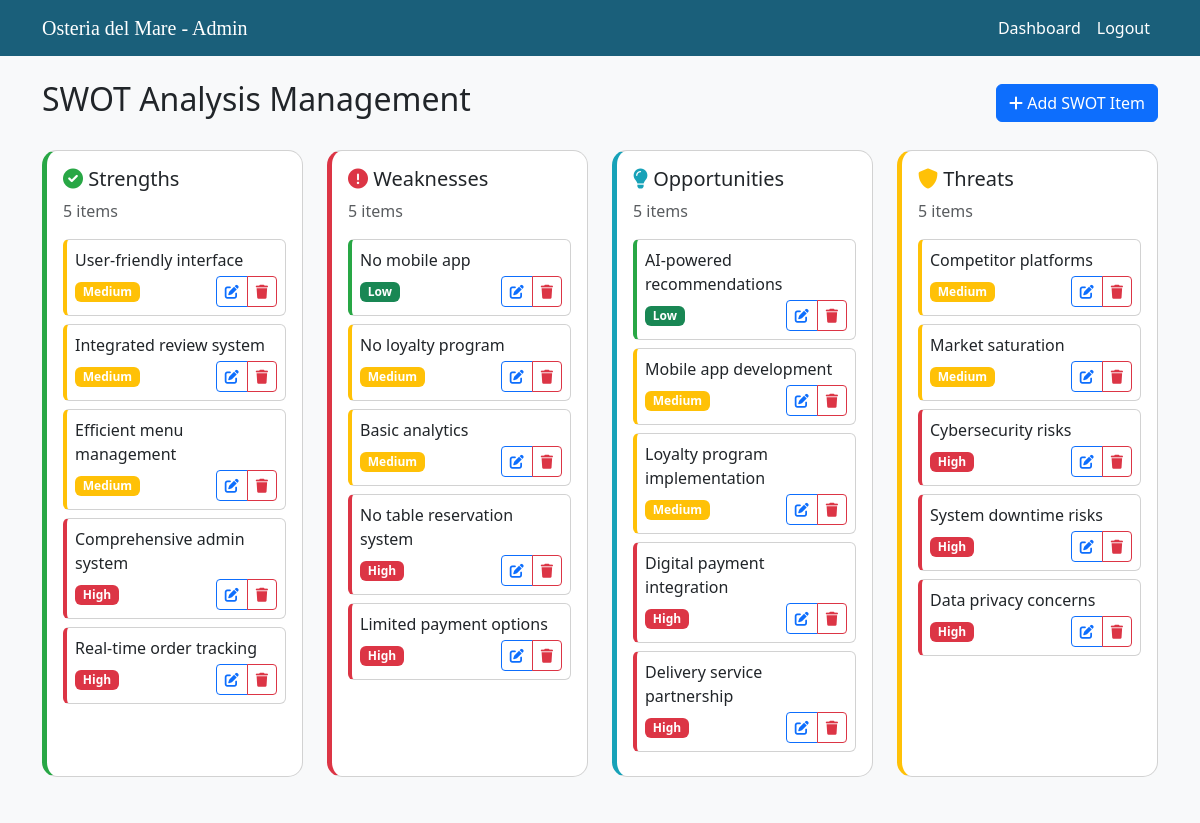
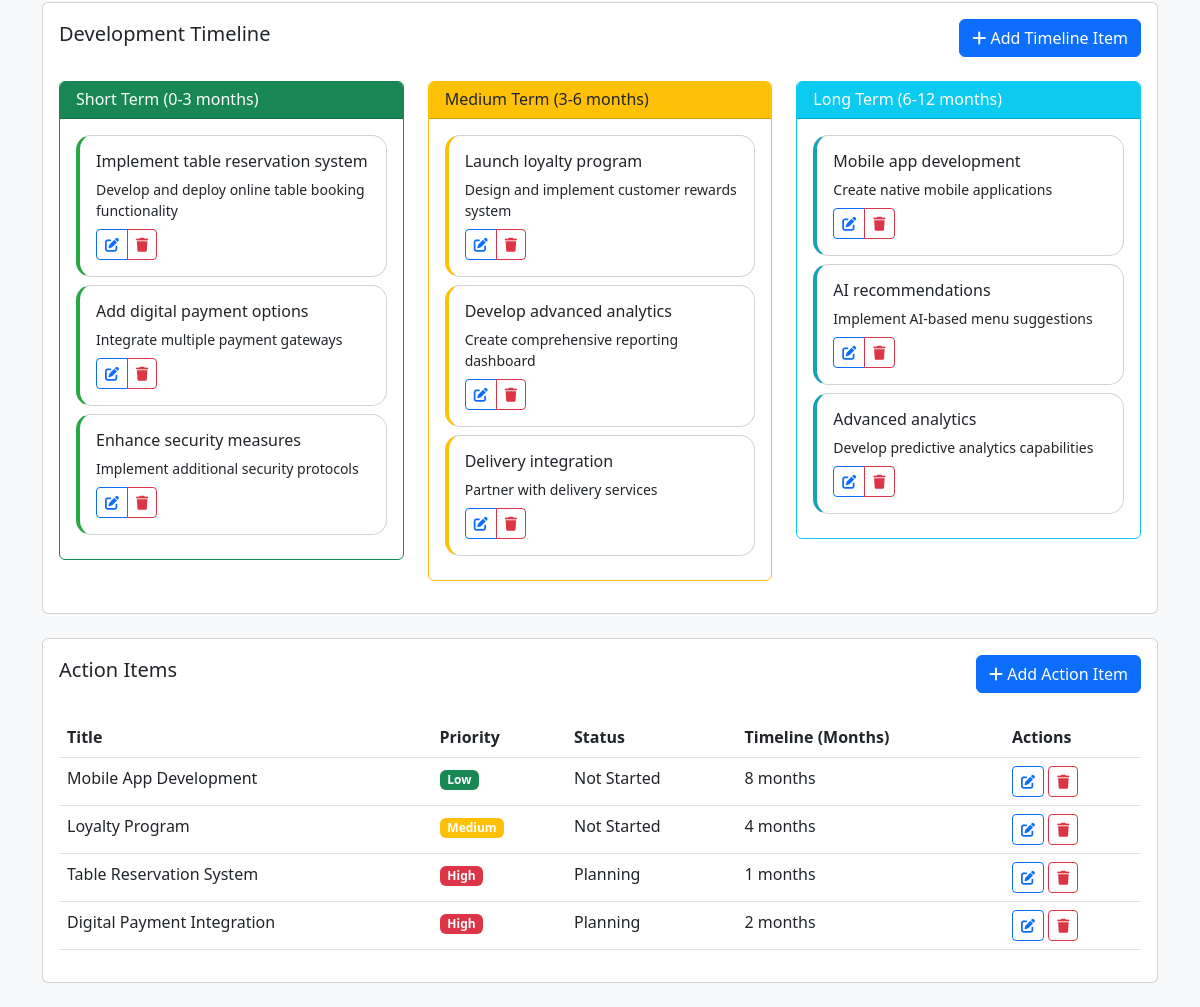
The page /admin/swot_management.php (signed in) on the database its author committed (2 pictures, top to bottom).
### tables this page shows
CREATE TABLE `swot_categories` (
  `id` int(11) NOT NULL,
  `name` varchar(50) NOT NULL,
  `description` text DEFAULT NULL,
  `icon` varchar(50) DEFAULT NULL,
  `color` varchar(50) DEFAULT NULL
);

CREATE TABLE `swot_items` (
  `id` int(11) NOT NULL,
  `category_id` int(11) DEFAULT NULL,
  `description` text NOT NULL,
  `priority` enum('high','medium','low') DEFAULT 'medium',
  `status` enum('active','inactive') DEFAULT 'active',
  `created_at` timestamp NOT NULL DEFAULT current_timestamp(),
  `updated_at` timestamp NOT NULL DEFAULT current_timestamp() ON UPDATE current_timestamp()
);

CREATE TABLE `development_timeline` (
  `id` int(11) NOT NULL,
  `period` enum('short','medium','long') NOT NULL,
  `title` varchar(255) NOT NULL,
  `description` text NOT NULL,
  `sort_order` int(11) DEFAULT 0,
  `created_at` timestamp NOT NULL DEFAULT current_timestamp()
);

CREATE TABLE `action_items` (
  `id` int(11) NOT NULL,
  `title` varchar(255) NOT NULL,
  `priority` enum('high','medium','low') DEFAULT 'medium',
  `status` varchar(50) DEFAULT 'Not Started',
  `timeline_months` int(11) NOT NULL,
  `created_at` timestamp NOT NULL DEFAULT current_timestamp()
);

### admin/swot_management.php (the view, shortened to what this page needs)
<?php
require_once 'database/config.php';
try {
    $stmt = $pdo->query("SELECT c.*,
                         (SELECT COUNT(*) FROM swot_items WHERE category_id = c.id AND status = 'active') as item_count
                         FROM swot_categories c");
    $categories = $stmt->fetchAll();
    $stmt = $pdo->query("SELECT si.*, sc.name as category_name, sc.color, sc.icon
                         FROM swot_items si
                         JOIN swot_categories sc ON si.category_id = sc.id
                         WHERE si.status = 'active'
                         ORDER BY si.priority DESC, si.created_at DESC");
    $items = $stmt->fetchAll();
    $stmt = $pdo->query("SELECT * FROM development_timeline ORDER BY period, sort_order");
    $timelineItems = $stmt->fetchAll(PDO::FETCH_ASSOC);
    $timeline = [
        'short' => [],
        'medium' => [],
        'long' => []
    ];
    foreach ($timelineItems as $item) {
        $timeline[$item['period']][] = $item;
    }
    $stmt = $pdo->query("SELECT * FROM action_items ORDER BY priority DESC, timeline_months ASC");
    $actions = $stmt->fetchAll();
} catch(PDOException $e) {
    echo "Error: " . $e->getMessage();
    die();
}
?>
<!DOCTYPE html>
<html lang="en">
<head>
    <link href="https://cdn.jsdelivr.net/npm/bootstrap@5.3.0/dist/css/bootstrap.min.css" rel="stylesheet">
    <link rel="stylesheet" href="https://cdnjs.cloudflare.com/ajax/libs/font-awesome/6.0.0/css/all.min.css">
</head>
<body class="bg-light">
    <nav class="navbar navbar-expand-lg mb-4">
        <div class="container">
            <a class="navbar-brand" href="#">Osteria del Mare - Admin</a>
            <div class="collapse navbar-collapse" id="navbarNav">
                <ul class="navbar-nav ms-auto">
                    <li class="nav-item">
                        <a class="nav-link" href="dashboard.php">Dashboard</a>
                    </li>
                    <li class="nav-item">
                        <a class="nav-link" href="logout.php">Logout</a>
                    </li>
                </ul>
            </div>
        </div>
    </nav>
    <div class="container">
        <div class="d-flex justify-content-between align-items-center mb-4">
            <h2>SWOT Analysis Management</h2>
            <button type="button" class="btn btn-primary" data-bs-toggle="modal" data-bs-target="#addItemModal">
                <i class="fas fa-plus"></i> Add SWOT Item
            </button>
        </div>
        <div class="row mb-4">
            <?php foreach($categories as $category): ?>
            <div class="col-md-3 mb-4">
                <div class="card swot-card h-100" style="border-left: 5px solid <?php echo $category['color']; ?>">
                    <div class="card-body">
                        <h5 class="card-title">
                            <i class="<?php echo $category['icon']; ?>" style="color: <?php echo $category['color']; ?>"></i>
                            <?php echo $category['name']; ?>
                        </h5>
                        <p class="text-muted mb-0"><?php echo $category['item_count']; ?> items</p>
                        <div class="mt-3">
                            <?php foreach($items as $item): ?>
                                <?php if($item['category_id'] === $category['id']): ?>
                                <div class="card mb-2 priority-<?php echo $item['priority']; ?>">
                                    <div class="card-body p-2">
                                        <p class="mb-1"><?php echo htmlspecialchars($item['description']); ?></p>
                                        <div class="d-flex justify-content-between align-items-center">
                                            <span class="badge bg-<?php echo $item['priority'] === 'high' ? 'danger' : ($item['priority'] === 'medium' ? 'warning' : 'success'); ?>">
                                                <?php echo ucfirst($item['priority']); ?>
                                            </span>
                                            <div class="btn-group">
                                                <button type="button" class="btn btn-sm btn-outline-primary"
                                                        onclick="editItem(<?php echo htmlspecialchars(json_encode($item)); ?>)">
                                                    <i class="fas fa-edit"></i>
                                                </button>
                                                <button type="button" class="btn btn-sm btn-outline-danger"
                                                        onclick="deleteItem(<?php echo $item['id']; ?>)">
                                                    <i class="fas fa-trash"></i>
                                                </button>
                                            </div>
                                        </div>
                                    </div>
                                </div>
                                <?php endif; ?>
                            <?php endforeach; ?>
                        </div>
                    </div>
                </div>
            </div>
            <?php endforeach; ?>
        </div>
        <div class="card mb-4">
            <div class="card-body">
                <div class="d-flex justify-content-between align-items-center mb-4">
                    <h5 class="card-title">Development Timeline</h5>
                    <button class="btn btn-primary" data-bs-toggle="modal" data-bs-target="#addTimelineModal">
                        <i class="fas fa-plus"></i> Add Timeline Item
                    </button>
                </div>
                <div class="row">
                    <div class="col-md-4">
                        <div class="card border-success mb-3">
                            <div class="card-header bg-success text-white">
                                <h6 class="mb-0">Short Term (0-3 months)</h6>
                            </div>
                            <div class="card-body">
                                <?php if (!empty($timeline['short'])): ?>
                                    <?php foreach($timeline['short'] as $item): ?>
                                        <div class="card timeline-card timeline-short mb-2">
                                            <div class="card-body p-3">
                                                <h6 class="card-title"><?php echo htmlspecialchars($item['title']); ?></h6>
                                                <p class="card-text small mb-2"><?php echo htmlspecialchars($item['description']); ?></p>
                                                <div class="btn-group btn-group-sm">
                                                    <button class="btn btn-outline-primary btn-sm" onclick="editTimeline(<?php echo htmlspecialchars(json_encode($item)); ?>)">
                                                        <i class="fas fa-edit"></i>
                                                    </button>
                                                    <button class="btn btn-outline-danger btn-sm" onclick="deleteTimeline(<?php echo $item['id']; ?>)">
                                                        <i class="fas fa-trash"></i>
                                                    </button>
                                                </div>
                                            </div>
                                        </div>
                                    <?php endforeach; ?>
                                <?php else: ?>
                                    <p class="text-muted mb-0">No items yet</p>
                                <?php endif; ?>
                            </div>
                        </div>
                    </div>
                    <div class="col-md-4">
                        <div class="card border-warning mb-3">
                            <div class="card-header bg-warning text-dark">
                                <h6 class="mb-0">Medium Term (3-6 months)</h6>
                            </div>
                            <div class="card-body">
                                <?php if (!empty($timeline['medium'])): ?>
                                    <?php foreach($timeline['medium'] as $item): ?>
                                        <div class="card timeline-card timeline-medium mb-2">
                                            <div class="card-body p-3">
                                                <h6 class="card-title"><?php echo htmlspecialchars($item['title']); ?></h6>
                                                <p class="card-text small mb-2"><?php echo htmlspecialchars($item['description']); ?></p>
                                                <div class="btn-group btn-group-sm">
                                                    <button class="btn btn-outline-primary btn-sm" onclick="editTimeline(<?php echo htmlspecialchars(json_encode($item)); ?>)">
                                                        <i class="fas fa-edit"></i>
                                                    </button>
                                                    <button class="btn btn-outline-danger btn-sm" onclick="deleteTimeline(<?php echo $item['id']; ?>)">
                                                        <i class="fas fa-trash"></i>
                                                    </button>
                                                </div>
                                            </div>
                                        </div>
                                    <?php endforeach; ?>
                                <?php else: ?>
                                    <p class="text-muted mb-0">No items yet</p>
                                <?php endif; ?>
                            </div>
                        </div>
                    </div>
                    <div class="col-md-4">
                        <div class="card border-info mb-3">
                            <div class="card-header bg-info text-white">
                                <h6 class="mb-0">Long Term (6-12 months)</h6>
                            </div>
                            <div class="card-body">
                                <?php if (!empty($timeline['long'])): ?>
                                    <?php foreach($timeline['long'] as $item): ?>
                                        <div class="card timeline-card timeline-long mb-2">
                                            <div class="card-body p-3">
                                                <h6 class="card-title"><?php echo htmlspecialchars($item['title']); ?></h6>
                                                <p class="card-text small mb-2"><?php echo htmlspecialchars($item['description']); ?></p>
                                                <div class="btn-group btn-group-sm">
                                                    <button class="btn btn-outline-primary btn-sm" onclick="editTimeline(<?php echo htmlspecialchars(json_encode($item)); ?>)">
                                                        <i class="fas fa-edit"></i>
                                                    </button>
                                                    <button class="btn btn-outline-danger btn-sm" onclick="deleteTimeline(<?php echo $item['id']; ?>)">
                                                        <i class="fas fa-trash"></i>
                                                    </button>
                                                </div>
                                            </div>
                                        </div>
                                    <?php endforeach; ?>
                                <?php else: ?>
                                    <p class="text-muted mb-0">No items yet</p>
                                <?php endif; ?>
                            </div>
                        </div>
                    </div>
                </div>
            </div>
        </div>
        <div class="card mb-4">
            <div class="card-body">
                <div class="d-flex justify-content-between align-items-center mb-4">
                    <h5 class="card-title">Action Items</h5>
                    <button type="button" class="btn btn-primary" data-bs-toggle="modal" data-bs-target="#addActionModal">
                        <i class="fas fa-plus"></i> Add Action Item
                    </button>
                </div>
                <div class="table-responsive">
                    <table class="table">
                        <thead>
                            <tr>
                                <th>Title</th>
                                <th>Priority</th>
                                <th>Status</th>
                                <th>Timeline (Months)</th>
                                <th>Actions</th>
                            </tr>
                        </thead>
                        <tbody>
                            <?php foreach($actions as $action): ?>
                            <tr>
                                <td><?php echo htmlspecialchars($action['title']); ?></td>
                                <td>
                                    <span class="badge bg-<?php echo $action['priority'] === 'high' ? 'danger' : ($action['priority'] === 'medium' ? 'warning' : 'success'); ?>">
                                        <?php echo ucfirst($action['priority']); ?>
                                    </span>
                                </td>
                                <td><?php echo htmlspecialchars($action['status']); ?></td>
                                <td><?php echo $action['timeline_months']; ?> months</td>
                                <td>
                                    <button class="btn btn-sm btn-outline-primary" onclick="editAction(<?php echo htmlspecialchars(json_encode($action)); ?>)">
                                        <i class="fas fa-edit"></i>
                                    </button>
                                    <button class="btn btn-sm btn-outline-danger" onclick="deleteAction(<?php echo $action['id']; ?>)">
                                        <i class="fas fa-trash"></i>
                                    </button>
                                </td>
                            </tr>
                            <?php endforeach; ?>
                        </tbody>
                    </table>
                </div>
            </div>
        </div>
    </div>
</body>
</html>

### admin/swot_management.php (style rules this page uses)
.navbar { background-color: #1A5F7A; }
.navbar-brand { color: white !important; font-family: 'Palatino', serif; }
.nav-link { color: white !important; }
.swot-card { border-radius: 15px; transition: transform 0.3s; }
.priority-high { border-left: 4px solid #dc3545; }
.priority-medium { border-left: 4px solid #ffc107; }
.priority-low { border-left: 4px solid #28a745; }
.timeline-card { border-radius: 15px; margin-bottom: 1rem; transition: transform 0.3s; }
.timeline-short { border-left: 4px solid #28a745; }
.timeline-medium { border-left: 4px solid #ffc107; }
.timeline-long { border-left: 4px solid #17a2b8; }

### rows shown on the page
swot_categories: name "Strengths", item_count "5"
swot_items: description "User-friendly interface", priority "Medium"
swot_items: description "Integrated review system", priority "Medium"
swot_items: description "Efficient menu management", priority "Medium"
swot_items: description "Comprehensive admin system", priority "High"
swot_items: description "Real-time order tracking", priority "High"
swot_categories: name "Weaknesses", item_count "5"
swot_items: description "No mobile app", priority "Low"
swot_items: description "No loyalty program", priority "Medium"
swot_items: description "Basic analytics", priority "Medium"
swot_items: description "No table reservation system", priority "High"
swot_items: description "Limited payment options", priority "High"
swot_categories: name "Opportunities", item_count "5"
swot_items: description "AI-powered recommendations", priority "Low"
swot_items: description "Mobile app development", priority "Medium"
swot_items: description "Loyalty program implementation", priority "Medium"
swot_items: description "Digital payment integration", priority "High"
swot_items: description "Delivery service partnership", priority "High"
swot_categories: name "Threats", item_count "5"
swot_items: description "Competitor platforms", priority "Medium"
swot_items: description "Market saturation", priority "Medium"
swot_items: description "Cybersecurity risks", priority "High"
swot_items: description "System downtime risks", priority "High"
swot_items: description "Data privacy concerns", priority "High"
development_timeline: title "Implement table reservation system", description "Develop and deploy online table booking functionality"
development_timeline: title "Add digital payment options", description "Integrate multiple payment gateways"
development_timeline: title "Enhance security measures", description "Implement additional security protocols"
development_timeline: title "Launch loyalty program", description "Design and implement customer rewards system"
development_timeline: title "Develop advanced analytics", description "Create comprehensive reporting dashboard"
development_timeline: title "Delivery integration", description "Partner with delivery services"
development_timeline: title "Mobile app development", description "Create native mobile applications"
development_timeline: title "AI recommendations", description "Implement AI-based menu suggestions"
development_timeline: title "Advanced analytics", description "Develop predictive analytics capabilities"
action_items: title "Mobile App Development", priority "Low", status "Not Started", timeline_months "8"
action_items: title "Loyalty Program", priority "Medium", status "Not Started", timeline_months "4"
action_items: title "Table Reservation System", priority "High", status "Planning", timeline_months "1"
action_items: title "Digital Payment Integration", priority "High", status "Planning", timeline_months "2"
